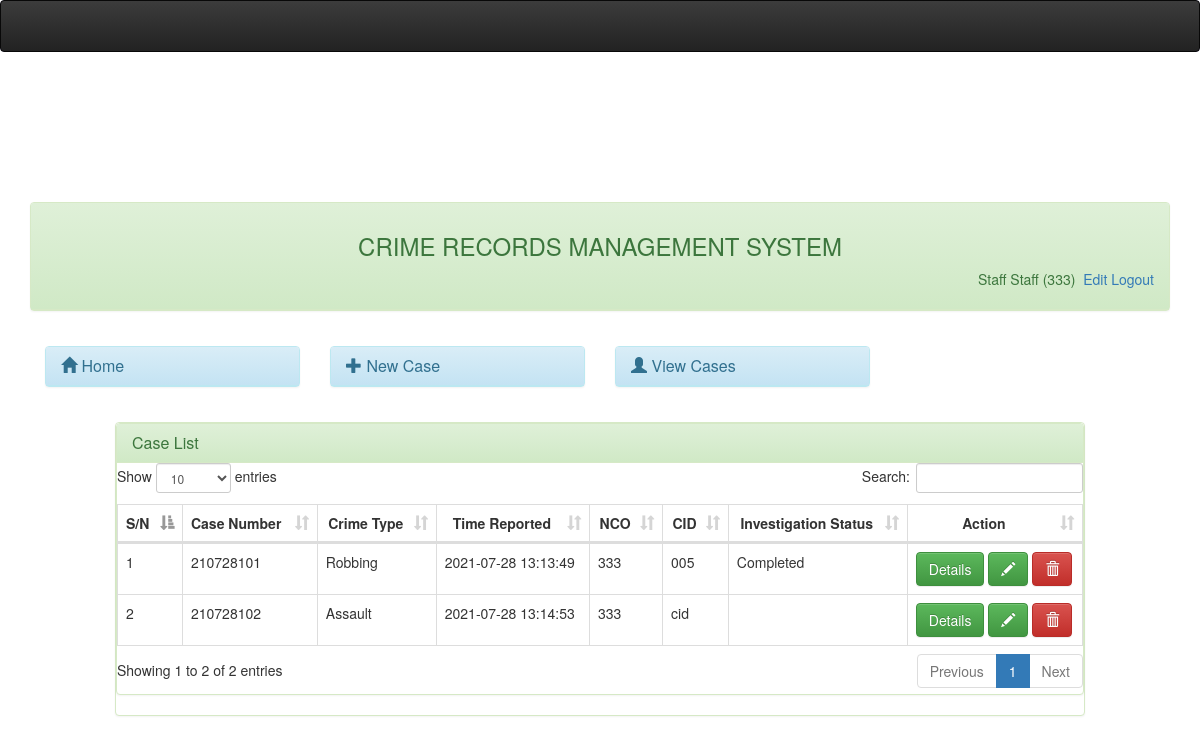
The app's page /officer/caseview.php (signed in) with its own data.
### tables this page shows
CREATE TABLE `userlogin` (
  `id` int(11) NOT NULL,
  `staffid` varchar(20) NOT NULL,
  `status` varchar(50) NOT NULL,
  `password` varchar(50) NOT NULL,
  `surname` varchar(50) NOT NULL,
  `othernames` varchar(50) NOT NULL
);

CREATE TABLE `case_table` (
  `case_id` varchar(20) NOT NULL,
  `statement` varchar(200) NOT NULL,
  `caseid` int(11) NOT NULL,
  `date_added` datetime DEFAULT NULL,
  `staffid` varchar(30) NOT NULL,
  `case_type` varchar(50) NOT NULL,
  `status` varchar(50) NOT NULL,
  `cid` varchar(20) NOT NULL DEFAULT 'Not Yet',
  `complete_date` date NOT NULL,
  `diaryofaction` varchar(200) NOT NULL,
  `highlight` VARCHAR(50) DEFAULT NULL
);

### officer/session.php (called while the page is built, shortened)
<?php
$session_id=$_SESSION['staffid'];
?>

### officer/caseview.php (the view, shortened to what this page needs)
<?php
include('dbconnect.php');
include('header.php');
 ?>
<br />
<div class="container-fluid">
	<?php include('menubar.php');?>
	<div class="col-md-1"></div>
	<div class="col-md-10">
		<div class="panel panel-success">
			<div class="panel panel-success">
			 	<div class="panel-heading">
			 		<h3 class="panel-title">
			 			Case List
			 		</h3>
			 	</div>
<div id="trans-table">
<table id="myTable-trans" class="table table-bordered table-hover" cellspacing="0" width="100%">
	<thead>
	    <tr>
	        <th>S/N</th>
	         <th>Case Number</th>
	        <th ><center>Crime Type</center></th>
	        <th><center>Time Reported</center></th>
	        <th><center>NCO</center></th>
	        <th><center>CID</center></th>
	        <th><center>Investigation Status</center></th>
	        <th><center>Action</center></th>
	    </tr>
	</thead>
    <tbody>
    	<?php
		$sn=0;
		$query=mysqli_query($dbcon,"select * from case_table");
		while($row = mysqli_fetch_array($query)){
		$id = $row['case_id'];
		$sn++;
		?>
		<tr>
        <td><?php echo $sn;?></td>
        <td><?php echo $row['case_id'];?></td>
		<td><?php echo $row['case_type'];?></td>
		<td><?php echo $row['date_added']; ?></td>
		<td><?php echo $row['staffid']; ?></td>
		<td><?php echo $row['cid']; ?></td>
		<td><?php echo $row['status']; ?></td>
		<td class="empty" width="">
			<a data-placement="left" title="Click to view" id="view<?php echo $id;?>" href="casedetails.php<?php echo '?id='.$id; ?>&status=<?php echo $row['status'] ?>" class="btn btn-success">Details<i class="icon-pencil icon-large"></i></a>
		<button type="button" data-toggle="modal" data-target="#<?php echo $row['case_id'];?>" data-placement="left" title="Click to edit"   class="btn btn-success"><span class="glyphicon glyphicon-pencil" aria-hidden="true"></span></button>
		<button type="button" data-toggle="modal" data-target="#delete<?php echo $row['case_id'];?>" data-placement="left"  class="btn btn-danger"><span class="glyphicon glyphicon-trash" aria-hidden="true"></span></button>
		</td>
		</tr>
	<?php } ?>
    </tbody>
</table>
</div>
</div>
	</div>
	<div class="col-md-1"></div>
</div>
</body>
</html>

### officer/menubar.php
<div class="col-md-12">
	<div class="panel panel-success">
		<div class="panel-heading" style="padding-bottom: 40px;">
			<center><h3>CRIME RECORDS MANAGEMENT SYSTEM</h3></center>
					<?php
					include('session.php');
					include('dbconnect.php');
					$query= mysqli_query($dbcon,"select * from userlogin where staffid = '$session_id'")or die(mysql_error());
					$row = mysqli_fetch_array($query);
					?>
                           <span class="pull-right">
                              <?php echo $row['surname']." ". $row['othernames']." (" .$row['staffid'].")";  ?>
                                 <a href="profile.php"><i class="icon-signout icon-large"></i>&nbsp;Edit</a><a href="logout.php"><i class="icon-signout icon-large"></i>&nbsp;Logout</a>
                                 </span>
                   </div>
		</div>
		<div class="panel-body">
			<div class="row">
				<div class="col-md-3">
					<div class="panel panel-info">
						<div class="panel-heading">
							<h3 class="panel-title"> <a href="index.php">
								<span class="glyphicon glyphicon-home" aria-hidden="true"></span> Home</a>
						</div>
					</div>
				</div>
				<div class="col-md-3">
					<div class="panel panel-info">
						<div class="panel-heading">
							<h3 class="panel-title"> <a href="addcompl.php">
								<span class="glyphicon glyphicon-plus" aria-hidden="true"></span>
							New Case</a>
							</h3>
						</div>
					</div>
				</div>
				<div class="col-md-3">
					<div class="panel panel-info">
						<div class="panel-heading">
							<h3 class="panel-title"> <a href="caseview.php">
								<span class="glyphicon glyphicon-user" aria-hidden="true"></span> View Cases</a>
						</div>
					</div>
				</div>
			</div>
		</div>
	</div>
</div>

### officer/assets/css/simple-sidebar.css (style rules this page uses)
body { overflow-x: hidden; }

### records on screen
userlogin: surname "Staff", othernames "Staff", staffid "333"
case_table: case "210728101", case_type "Robbing", date_added "2021-07-28 13:13:49", staffid "333", cid "005", status "Completed"
case_table: case "210728102", case_type "Assault", date_added "2021-07-28 13:14:53", staffid "333", cid "cid"
